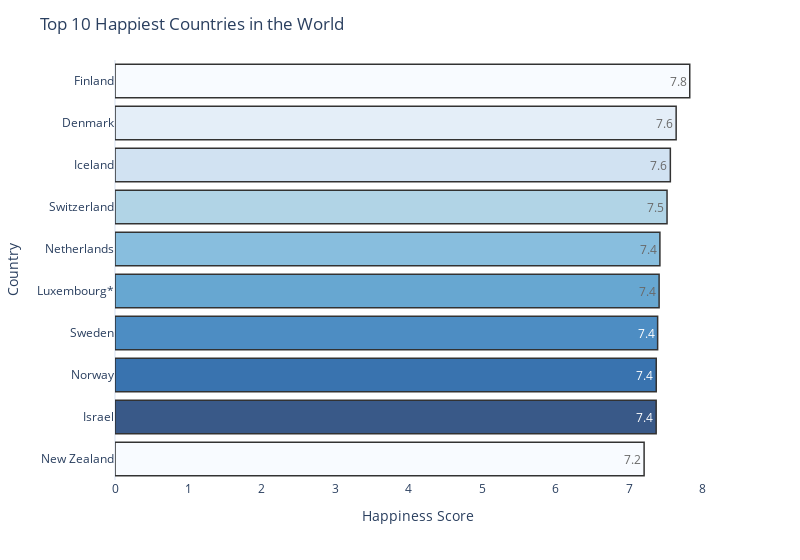
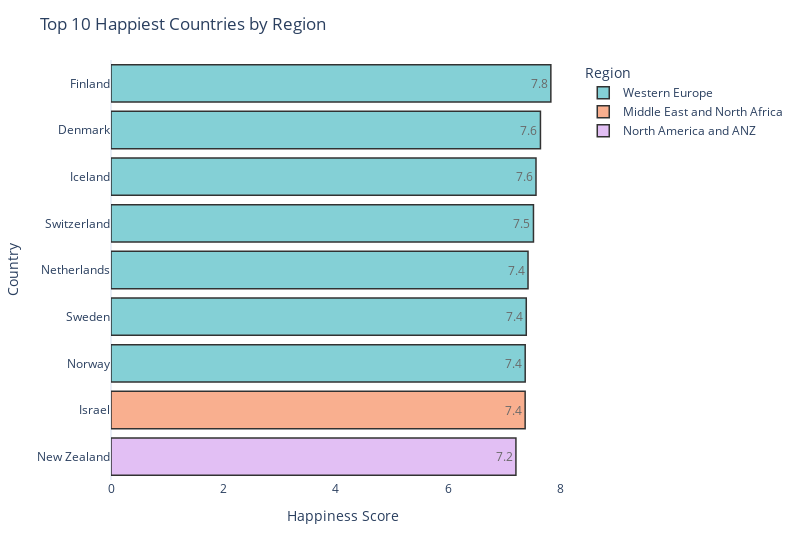

The notebook cell saved with these charts, in order:
### Code cell
# Select the top 10 happiest countries from the dataframe
top_10_happiest = df.nlargest(10, "Happiness Score")

# Create a bar chart using plotly
fig = px.bar(data_frame=top_10_happiest,
             y="Country",
             x="Happiness Score",
             orientation='h',
             color="Country",
             text="Happiness Score",
             color_discrete_sequence=px.colors.sequential.Blues)

# Format the chart
fig.update_traces(texttemplate='%{text:.2s}', 
                  textposition='inside', 
                  marker_line_color='rgb(0,0,0)', 
                  marker_line_width=1.5, 
                  opacity=0.8)
fig.update_layout(width=800,
                  showlegend=False,
                  title="Top 10 Happiest Countries in the World",
                  xaxis=dict(title="Happiness Score", showgrid=False),
                  yaxis=dict(title="Country", showgrid=False))

# Display the chart
fig.show()

# Create another bar chart with the top 10 happiest countries colored by region
fig = px.bar(data_frame=top_10_happiest,
             y="Country",
             x="Happiness Score",
             orientation='h',
             color="Region",
             text="Happiness Score",
             color_discrete_sequence=px.colors.qualitative.Pastel)

# Format the chart
fig.update_traces(texttemplate='%{text:.2s}', 
                  textposition='inside', 
                  marker_line_color='rgb(0,0,0)', 
                  marker_line_width=1.5, 
                  opacity=0.8)
fig.update_layout(width=800,
                  title="Top 10 Happiest Countries by Region",
                  xaxis=dict(title="Happiness Score", showgrid=False),
                  yaxis=dict(title="Country", showgrid=False, autorange="reversed"))

# Display the chart
fig.show()

### Figure 1 — Plotly figure (JSON) as saved in the notebook; plotly's stock layout.template omitted (floating-point values rounded to 4 significant figures)
{"data": [{"alignmentgroup": "True", "hovertemplate": "Country=%{y}<br>Happiness Score=%{text}<extra></extra>", "legendgroup": "Finland", "marker": {"color": "rgb(247,251,255)", "line": {"color": "rgb(0,0,0)", "width": 1.5}, "pattern": {"shape": ""}}, "name": "Finland", "offsetgroup": "Finland", "opacity": 0.8, "orientation": "h", "showlegend": true, "text": [7.821], "textposition": "inside", "texttemplate": "%{text:.2s}", "type": "bar", "x": [7.821], "xaxis": "x", "y": ["Finland"], "yaxis": "y"}, {"alignmentgroup": "True", "hovertemplate": "Country=%{y}<br>Happiness Score=%{text}<extra></extra>", "legendgroup": "Denmark", "marker": {"color": "rgb(222,235,247)", "line": {"color": "rgb(0,0,0)", "width": 1.5}, "pattern": {"shape": ""}}, "name": "Denmark", "offsetgroup": "Denmark", "opacity": 0.8, "orientation": "h", "showlegend": true, "text": [7.636], "textposition": "inside", "texttemplate": "%{text:.2s}", "type": "bar", "x": [7.636], "xaxis": "x", "y": ["Denmark"], "yaxis": "y"}, {"alignmentgroup": "True", "hovertemplate": "Country=%{y}<br>Happiness Score=%{text}<extra></extra>", "legendgroup": "Iceland", "marker": {"color": "rgb(198,219,239)", "line": {"color": "rgb(0,0,0)", "width": 1.5}, "pattern": {"shape": ""}}, "name": "Iceland", "offsetgroup": "Iceland", "opacity": 0.8, "orientation": "h", "showlegend": true, "text": [7.557], "textposition": "inside", "texttemplate": "%{text:.2s}", "type": "bar", "x": [7.557], "xaxis": "x", "y": ["Iceland"], "yaxis": "y"}, {"alignmentgroup": "True", "hovertemplate": "Country=%{y}<br>Happiness Score=%{text}<extra></extra>", "legendgroup": "Switzerland", "marker": {"color": "rgb(158,202,225)", "line": {"color": "rgb(0,0,0)", "width": 1.5}, "pattern": {"shape": ""}}, "name": "Switzerland", "offsetgroup": "Switzerland", "opacity": 0.8, "orientation": "h", "showlegend": true, "text": [7.512], "textposition": "inside", "texttemplate": "%{text:.2s}", "type": "bar", "x": [7.512], "xaxis": "x", "y": ["Switzerland"], "yaxis": "y"}, {"alignmentgroup": "True", "hovertemplate": "Country=%{y}<br>Happiness Score=%{text}<extra></extra>", "legendgroup": "Netherlands", "marker": {"color": "rgb(107,174,214)", "line": {"color": "rgb(0,0,0)", "width": 1.5}, "pattern": {"shape": ""}}, "name": "Netherlands", "offsetgroup": "Netherlands", "opacity": 0.8, "orientation": "h", "showlegend": true, "text": [7.415], "textposition": "inside", "texttemplate": "%{text:.2s}", "type": "bar", "x": [7.415], "xaxis": "x", "y": ["Netherlands"], "yaxis": "y"}, {"alignmentgroup": "True", "hovertemplate": "Country=%{y}<br>Happiness Score=%{text}<extra></extra>", "legendgroup": "Luxembourg*", "marker": {"color": "rgb(66,146,198)", "line": {"color": "rgb(0,0,0)", "width": 1.5}, "pattern": {"shape": ""}}, "name": "Luxembourg*", "offsetgroup": "Luxembourg*", "opacity": 0.8, "orientation": "h", "showlegend": true, "text": [7.404], "textposition": "inside", "texttemplate": "%{text:.2s}", "type": "bar", "x": [7.404], "xaxis": "x", "y": ["Luxembourg*"], "yaxis": "y"}, {"alignmentgroup": "True", "hovertemplate": "Country=%{y}<br>Happiness Score=%{text}<extra></extra>", "legendgroup": "Sweden", "marker": {"color": "rgb(33,113,181)", "line": {"color": "rgb(0,0,0)", "width": 1.5}, "pattern": {"shape": ""}}, "name": "Sweden", "offsetgroup": "Sweden", "opacity": 0.8, "orientation": "h", "showlegend": true, "text": [7.384], "textposition": "inside", "texttemplate": "%{text:.2s}", "type": "bar", "x": [7.384], "xaxis": "x", "y": ["Sweden"], "yaxis": "y"}, {"alignmentgroup": "True", "hovertemplate": "Country=%{y}<br>Happiness Score=%{text}<extra></extra>", "legendgroup": "Norway", "marker": {"color": "rgb(8,81,156)", "line": {"color": "rgb(0,0,0)", "width": 1.5}, "pattern": {"shape": ""}}, "name": "Norway", "offsetgroup": "Norway", "opacity": 0.8, "orientation": "h", "showlegend": true, "text": [7.365], "textposition": "inside", "texttemplate": "%{text:.2s}", "type": "bar", "x": [7.365], "xaxis": "x", "y": ["Norway"], "yaxis": "y"}, {"alignmentgroup": "True", "hovertemplate": "Country=%{y}<br>Happiness Score=%{text}<extra></extra>", "legendgroup": "Israel", "marker": {"color": "rgb(8,48,107)", "line": {"color": "rgb(0,0,0)", "width": 1.5}, "pattern": {"shape": ""}}, "name": "Israel", "offsetgroup": "Israel", "opacity": 0.8, "orientation": "h", "showlegend": true, "text": [7.364], "textposition": "inside", "texttemplate": "%{text:.2s}", "type": "bar", "x": [7.364], "xaxis": "x", "y": ["Israel"], "yaxis": "y"}, {"alignmentgroup": "True", "hovertemplate": "Country=%{y}<br>Happiness Score=%{text}<extra></extra>", "legendgroup": "New Zealand", "marker": {"color": "rgb(247,251,255)", "line": {"color": "rgb(0,0,0)", "width": 1.5}, "pattern": {"shape": ""}}, "name": "New Zealand", "offsetgroup": "New Zealand", "opacity": 0.8, "orientation": "h", "showlegend": true, "text": [7.2], "textposition": "inside", "texttemplate": "%{text:.2s}", "type": "bar", "x": [7.2], "xaxis": "x", "y": ["New Zealand"], "yaxis": "y"}], "layout": {"barmode": "relative", "legend": {"title": {"text": "Country"}, "tracegroupgap": 0}, "margin": {"t": 60}, "showlegend": false, "title": {"text": "Top 10 Happiest Countries in the World"}, "width": 800, "xaxis": {"anchor": "y", "domain": [0, 1], "showgrid": false, "title": {"text": "Happiness Score"}}, "yaxis": {"anchor": "x", "categoryarray": ["New Zealand", "Israel", "Norway", "Sweden", "Luxembourg*", "Netherlands", "Switzerland", "Iceland", "Denmark", "Finland"], "categoryorder": "array", "domain": [0, 1], "showgrid": false, "title": {"text": "Country"}}}}

### Figure 2 — Plotly figure (JSON) as saved in the notebook; plotly's stock layout.template omitted (floating-point values rounded to 4 significant figures)
{"data": [{"alignmentgroup": "True", "hovertemplate": "Region=Western Europe<br>Happiness Score=%{text}<br>Country=%{y}<extra></extra>", "legendgroup": "Western Europe", "marker": {"color": "rgb(102, 197, 204)", "line": {"color": "rgb(0,0,0)", "width": 1.5}, "pattern": {"shape": ""}}, "name": "Western Europe", "offsetgroup": "Western Europe", "opacity": 0.8, "orientation": "h", "showlegend": true, "text": [7.821, 7.636, 7.557, 7.512, 7.415, 7.384, 7.365], "textposition": "inside", "texttemplate": "%{text:.2s}", "type": "bar", "x": [7.821, 7.636, 7.557, 7.512, 7.415, 7.384, 7.365], "xaxis": "x", "y": ["Finland", "Denmark", "Iceland", "Switzerland", "Netherlands", "Sweden", "Norway"], "yaxis": "y"}, {"alignmentgroup": "True", "hovertemplate": "Region=Middle East and North Africa<br>Happiness Score=%{text}<br>Country=%{y}<extra></extra>", "legendgroup": "Middle East and North Africa", "marker": {"color": "rgb(248, 156, 116)", "line": {"color": "rgb(0,0,0)", "width": 1.5}, "pattern": {"shape": ""}}, "name": "Middle East and North Africa", "offsetgroup": "Middle East and North Africa", "opacity": 0.8, "orientation": "h", "showlegend": true, "text": [7.364], "textposition": "inside", "texttemplate": "%{text:.2s}", "type": "bar", "x": [7.364], "xaxis": "x", "y": ["Israel"], "yaxis": "y"}, {"alignmentgroup": "True", "hovertemplate": "Region=North America and ANZ<br>Happiness Score=%{text}<br>Country=%{y}<extra></extra>", "legendgroup": "North America and ANZ", "marker": {"color": "rgb(220, 176, 242)", "line": {"color": "rgb(0,0,0)", "width": 1.5}, "pattern": {"shape": ""}}, "name": "North America and ANZ", "offsetgroup": "North America and ANZ", "opacity": 0.8, "orientation": "h", "showlegend": true, "text": [7.2], "textposition": "inside", "texttemplate": "%{text:.2s}", "type": "bar", "x": [7.2], "xaxis": "x", "y": ["New Zealand"], "yaxis": "y"}], "layout": {"barmode": "relative", "legend": {"title": {"text": "Region"}, "tracegroupgap": 0}, "margin": {"t": 60}, "title": {"text": "Top 10 Happiest Countries by Region"}, "width": 800, "xaxis": {"anchor": "y", "domain": [0, 1], "showgrid": false, "title": {"text": "Happiness Score"}}, "yaxis": {"anchor": "x", "autorange": "reversed", "domain": [0, 1], "showgrid": false, "title": {"text": "Country"}}}}
